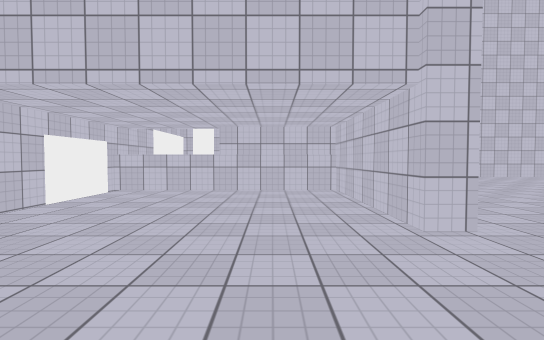
[1] (above)

15 first-person views from a walk through a Unity game level. The camera is 1.3 m above the floor, tilts 2° down and sees 85° across. The floor is counted in squares, 2 m on a side. Each view is taken from the middle of a square. On the plan, view 1 faces up. The plan holds only what a view shows up to about 9 squares ahead; the rest is blank. The place goes on beyond the plan. The player character is not drawn. Surface patterns are stand-ins for the level's own textures.

[2]
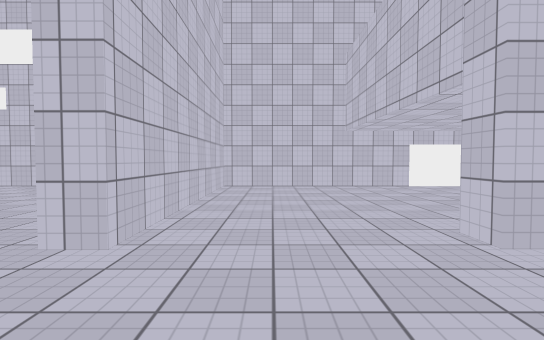

[3]
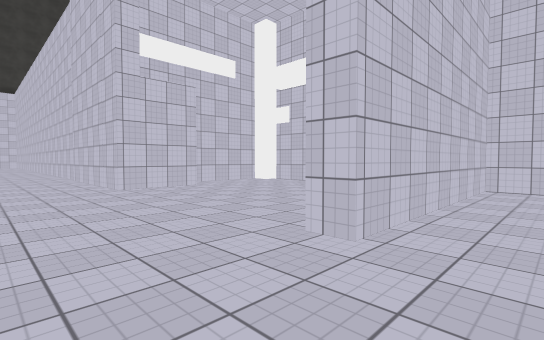

[4]
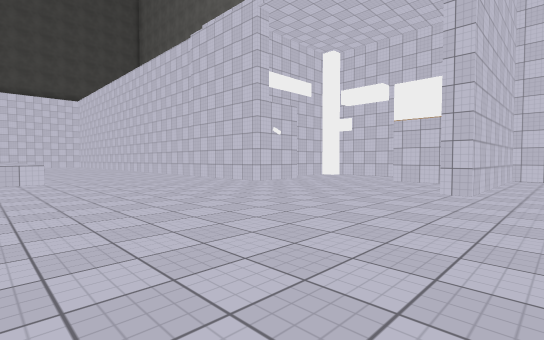

[5]
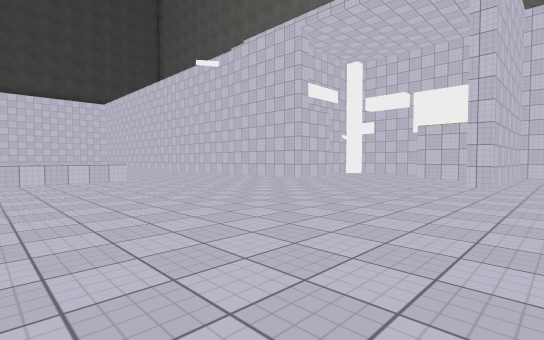

[6]
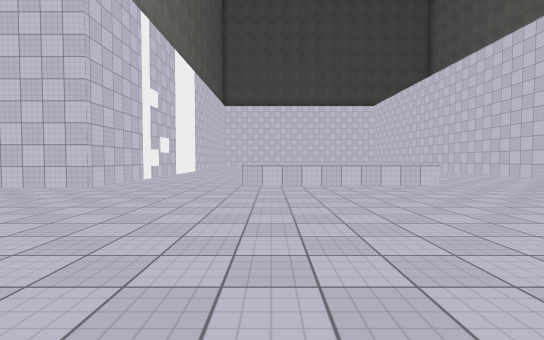

[7]
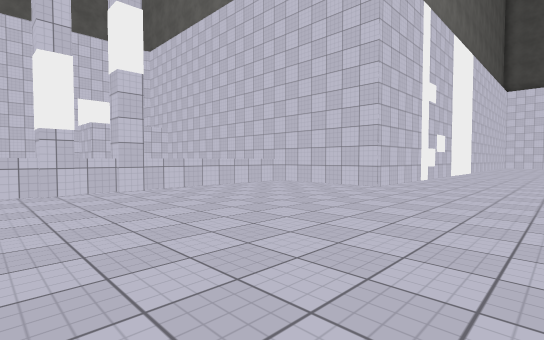

[8]
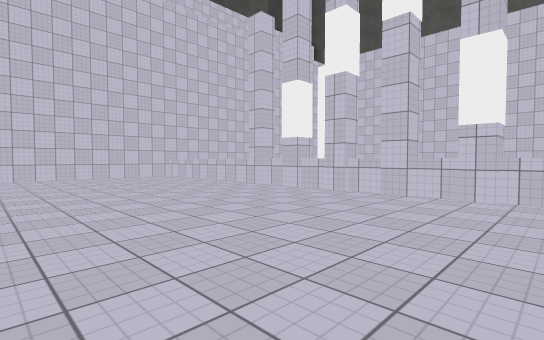

[9]
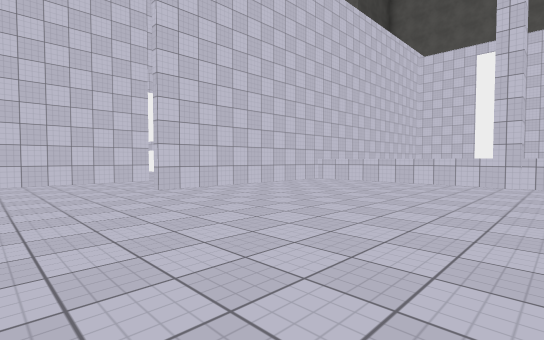

[10]
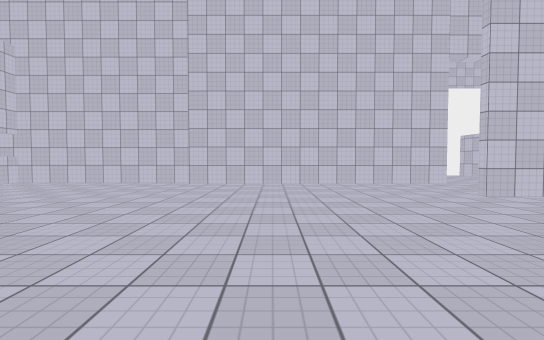

[11]
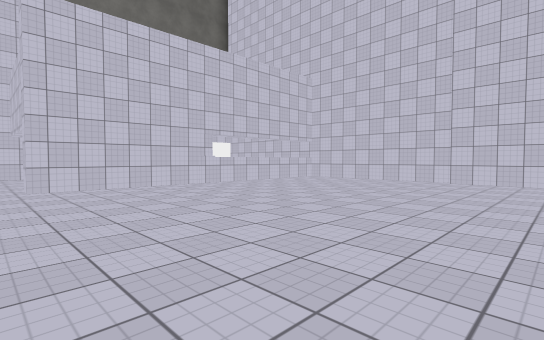

[12]
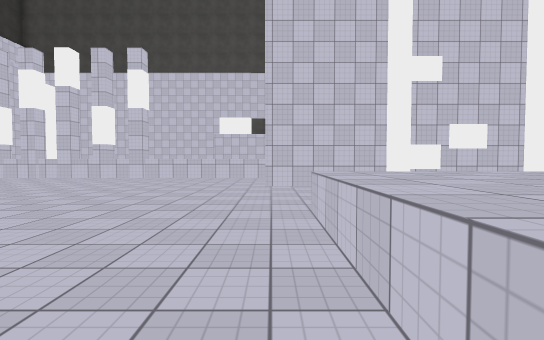

[13]
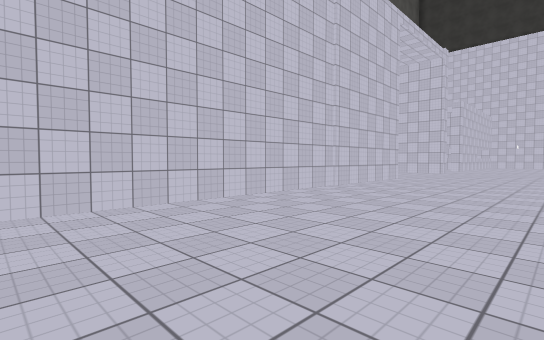

[14]
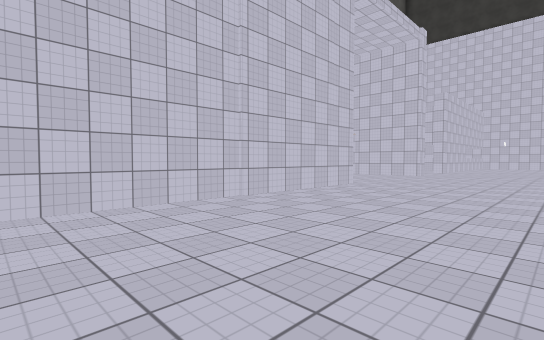

[15]
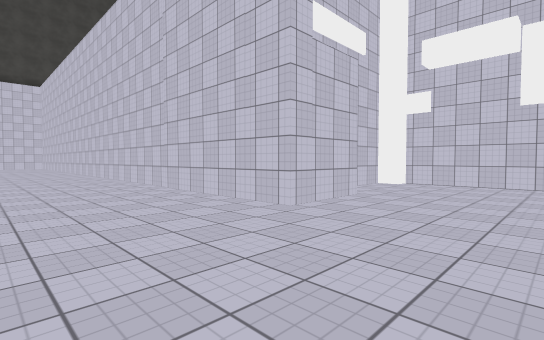

### Floor plan
Points are (right, up) in squares from view 1. A wall is a line through its corners. A room is listed if a view was taken in it or the views show most of it. See-through windows are left out.
Room 1 (view 1)
walls: (1.4, 2.7) (1.4, 6.3) (-3.4, 6.3); (-3.4, 9) (-3.4, -0.2) (1.9, -0.2)
ways out: opening at (1, 1.5) to room 2
Room 2 (views 2, 3, 4, 5, 6, 7, 8, 9, 10, 11, 12, 13, 14, 15)
walls: (-0.1, -5.8) (1.9, -5.8) (1.9, -15.9); (18.5, -7.4) (18.5, -6.9); (15.2, -14.6) (15.2, -7.8) (18, -7.8); (1.9, -0.2) (1.9, -0.7); (18.5, -4) (18.5, 4); (18.2, -3) (18.9, -3); (18.2, -1.8) (18.8, -1.8); (18.9, -2.3) (18.2, -2.3); (-0.9, -1.4) (-0.9, -2.7); (18.9, -1) (18.2, -1); (18.9, 0.2) (18.2, 0.2); (-3.4, -3.2) (-3.4, -6.2) (-2.9, -6.2) (-2.9, -6.7) (-0.5, -6.7); (18.9, 1.5) (18.2, 1.5); (18.9, 2.7) (18.2, 2.7); (1.9, 7.6) (1.9, 2.7) (1.4, 2.7); (16.6, 8.2) (12.8, 8.2); (6.7, 11.3) (1.4, 11.3); (13.8, 11) (6.8, 11); (1.9, 11.4) (1.9, 10.8)
low walls: (6.6, -8.5) (11.8, -8.5)
ways out: opening at (1, 1.5) to room 1; opening at (13, 9.5)

Where each view was taken, in squares from view 1:
view 1: 0 up, 0 right, facing up
view 2: 1 up, 4 right, facing left
view 3: 1 up, 4 right, facing down-left
view 4: 1 up, 8 right, facing down-left
view 5: 1 up, 10 right, facing down-left
view 6: 1 down, 11 right, facing down
view 7: 1 down, 12 right, facing down-right
view 8: 3 down, 13 right, facing up-right
view 9: 2 up, 10 right, facing up-right
view 10: 3 up, 9 right, facing up
view 11: 2 up, 9 right, facing up-left
view 12: 8 down, 8 right, facing right
view 13: 16 down, 6 right, facing up-left
view 14: 13 down, 6 right, facing up-left
view 15: 3 down, 5 right, facing down-left
